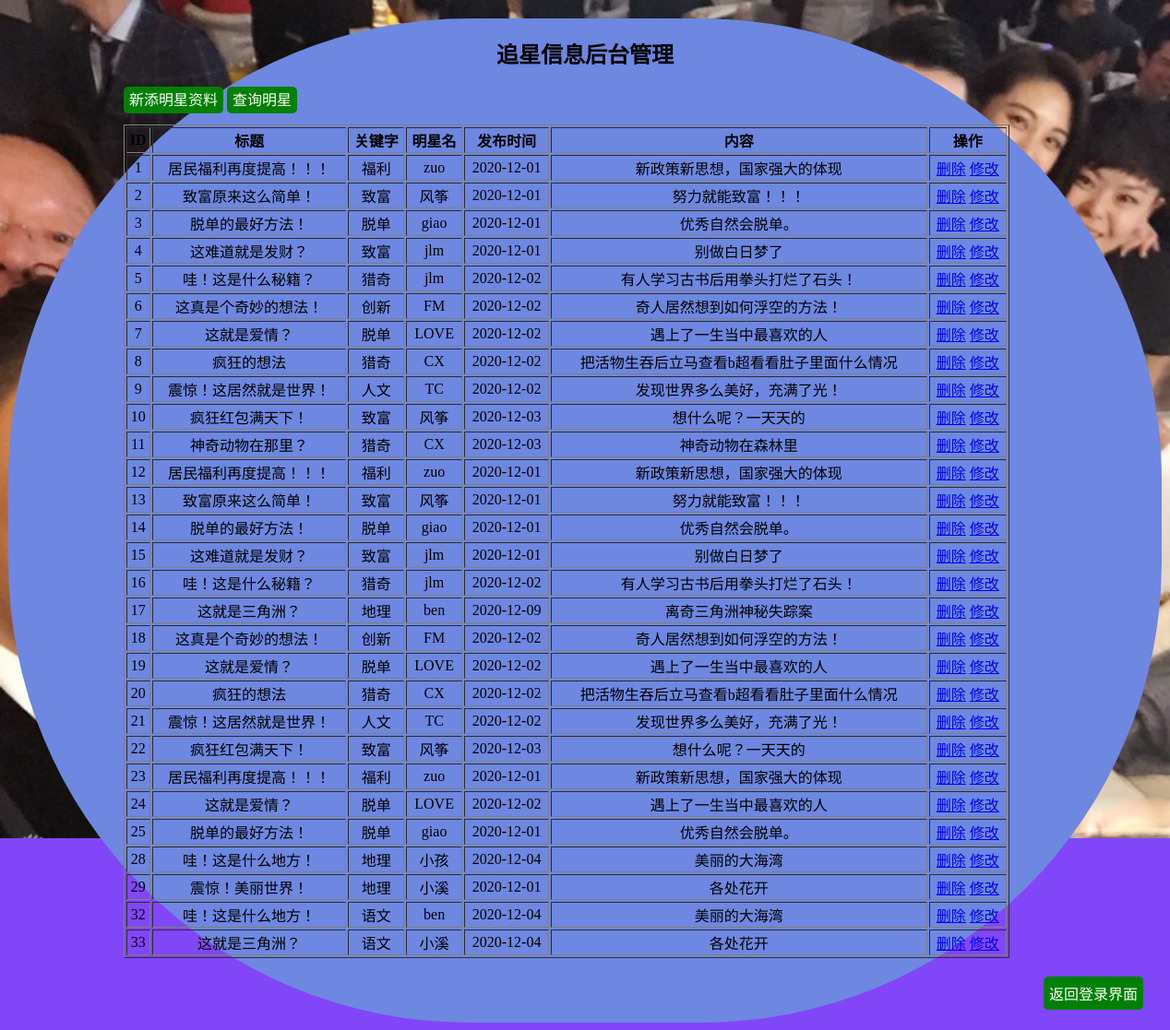
Screenshot of /php_a/in/index.php with the database file from the repository.
### tables this page shows
CREATE TABLE `news` (
  `id` int(10) NOT NULL,
  `title` char(50) NOT NULL,
  `keywords` char(50) NOT NULL,
  `autor` char(50) NOT NULL,
  `addtime` date NOT NULL,
  `content` char(50) NOT NULL
);

### php_a/in/index.php (the view, shortened to what this page needs)
<!DOCTYPE html>
<html>
<head>
	<link rel="stylesheet" href="css/index.css" type="text/css">
</head>
<body>
	<div id="all">
	<div class="wrapper">
		<h2>追星信息后台管理</h2>
		<div class="add">
			<a href="addnews.php">新添明星资料</a>
		</div>
		<div class="add">
			<a href="cx.php">查询明星</a>
		</div>
		<table width="960" border="1">
			<tr>
				<th>ID</th>
				<th>标题</th>
				<th>关键字</th>
				<th>明星名</th>
				<th>发布时间</th>
				<th>内容</th>
				<th>操作</th>
			</tr>
			<?php
                              include 'conn.php';
                              $sql="select * from news order by id asc";
                              $res=$conn->query($sql);
                              while($row=mysqli_fetch_array($res))
                              {
                                  ?>
                                   <div>
                                       <p id="ming"><?php echo "<tr>";?></p>
									   <p id="ri"><?php echo "<td>{$row['id']}</td>";?></p>
									   <p id="ri"><?php echo "<td>{$row['title']}</td>";?></p>
									   <p id="ri"><?php echo "<td>{$row['keywords']}</td>";?></p>
									   <p id="ri"><?php echo "<td>{$row['autor']}</td>";?></p>
									   <p id="ri"><?php echo "<td>{$row['addtime']}</td>";?></p>
									   <p id="ri"><?php echo "<td>{$row['content']}</td>";?></p>
									   <p id="ri"><?php 					echo "<td>
							<a href='javascript:del({$row['id']})'>删除</a>
							<a href='editnews.php?id={$row['id']}'>修改</a>
						  </td>";?></p>
                                   </div>
                                   <?php
                              }
?>
		</table>
	</div>
	<a id="quit" href="../php/index_b.php">返回登录界面</a>
	</div>
</body>
</html>

### php_a/in/css/index.css (style rules this page uses)
body { background-image: url("../../../img/hezhao3.jpg"); background-repeat: no-repeat; background-size: 100%; background-color:#8146F8; }
#all { margin: 0 auto; width: 1250px; border-radius: 500px; background-color: #6E87E0; padding-bottom: 50px; }
.wrapper { width: 1000px; margin: 20px auto; }
h2 { text-align: center; padding-top: 20px; }
.add { margin-bottom: 20px; display: inline; }
.add a { text-decoration: none; color: #fff; background-color:green; padding: 6px; border-radius: 5px; }
td { text-align: center; }
#quit { float: right; margin-right: 20px; text-decoration: none; color: #fff; background-color:green; padding: 6px; border-radius: 5px; }

### rows the page displays
news: id "1", title "居民福利再度提高！！！", keywords "福利", autor "zuo", addtime "2020-12-01", content "新政策新思想，国家强大的体现"
news: id "2", title "致富原来这么简单！", keywords "致富", autor "风筝", addtime "2020-12-01", content "努力就能致富！！！"
news: id "3", title "脱单的最好方法！", keywords "脱单", autor "giao", addtime "2020-12-01", content "优秀自然会脱单。"
news: id "4", title "这难道就是发财？", keywords "致富", autor "jlm", addtime "2020-12-01", content "别做白日梦了"
news: id "5", title "哇！这是什么秘籍？", keywords "猎奇", autor "jlm", addtime "2020-12-02", content "有人学习古书后用拳头打烂了石头！"
news: id "6", title "这真是个奇妙的想法！", keywords "创新", autor "FM", addtime "2020-12-02", content "奇人居然想到如何浮空的方法！"
news: id "7", title "这就是爱情？", keywords "脱单", autor "LOVE", addtime "2020-12-02", content "遇上了一生当中最喜欢的人"
news: id "8", title "疯狂的想法", keywords "猎奇", autor "CX", addtime "2020-12-02", content "把活物生吞后立马查看b超看看肚子里面什么情况"
news: id "9", title "震惊！这居然就是世界！", keywords "人文", autor "TC", addtime "2020-12-02", content "发现世界多么美好，充满了光！"
news: id "10", title "疯狂红包满天下！", keywords "致富", autor "风筝", addtime "2020-12-03", content "想什么呢？一天天的"
news: id "11", title "神奇动物在那里？", keywords "猎奇", autor "CX", addtime "2020-12-03", content "神奇动物在森林里"
news: id "12", title "居民福利再度提高！！！", keywords "福利", autor "zuo", addtime "2020-12-01", content "新政策新思想，国家强大的体现"
news: id "13", title "致富原来这么简单！", keywords "致富", autor "风筝", addtime "2020-12-01", content "努力就能致富！！！"
news: id "14", title "脱单的最好方法！", keywords "脱单", autor "giao", addtime "2020-12-01", content "优秀自然会脱单。"
news: id "15", title "这难道就是发财？", keywords "致富", autor "jlm", addtime "2020-12-01", content "别做白日梦了"
news: id "16", title "哇！这是什么秘籍？", keywords "猎奇", autor "jlm", addtime "2020-12-02", content "有人学习古书后用拳头打烂了石头！"
news: id "17", title "这就是三角洲？", keywords "地理", autor "ben", addtime "2020-12-09", content "离奇三角洲神秘失踪案"
news: id "18", title "这真是个奇妙的想法！", keywords "创新", autor "FM", addtime "2020-12-02", content "奇人居然想到如何浮空的方法！"
news: id "19", title "这就是爱情？", keywords "脱单", autor "LOVE", addtime "2020-12-02", content "遇上了一生当中最喜欢的人"
news: id "20", title "疯狂的想法", keywords "猎奇", autor "CX", addtime "2020-12-02", content "把活物生吞后立马查看b超看看肚子里面什么情况"
news: id "21", title "震惊！这居然就是世界！", keywords "人文", autor "TC", addtime "2020-12-02", content "发现世界多么美好，充满了光！"
news: id "22", title "疯狂红包满天下！", keywords "致富", autor "风筝", addtime "2020-12-03", content "想什么呢？一天天的"
news: id "23", title "居民福利再度提高！！！", keywords "福利", autor "zuo", addtime "2020-12-01", content "新政策新思想，国家强大的体现"
news: id "24", title "这就是爱情？", keywords "脱单", autor "LOVE", addtime "2020-12-02", content "遇上了一生当中最喜欢的人"
news: id "25", title "脱单的最好方法！", keywords "脱单", autor "giao", addtime "2020-12-01", content "优秀自然会脱单。"
news: id "28", title "哇！这是什么地方！", keywords "地理", autor "小孩", addtime "2020-12-04", content "美丽的大海湾"
news: id "29", title "震惊！美丽世界！", keywords "地理", autor "小溪", addtime "2020-12-01", content "各处花开"
news: id "32", title "哇！这是什么地方！", keywords "语文", autor "ben", addtime "2020-12-04", content "美丽的大海湾"
news: id "33", title "这就是三角洲？", keywords "语文", autor "小溪", addtime "2020-12-04", content "各处花开"
